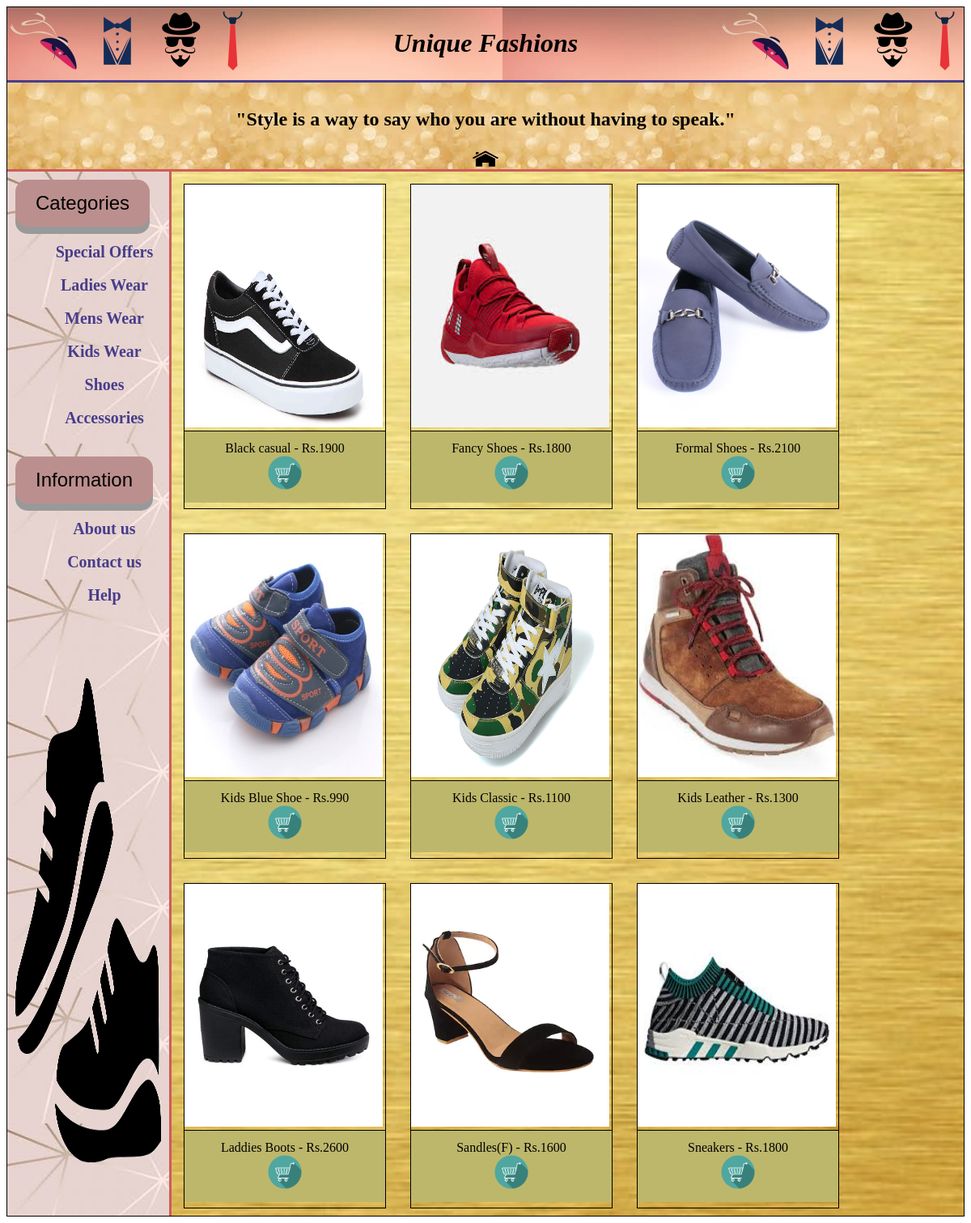
Page /Shoes.php on the committed database.
### tables this page shows
CREATE TABLE `products` (
  `Product_name` varchar(225) NOT NULL,
  `Product_price` int(100) NOT NULL,
  `Product_type` varchar(100) NOT NULL
);

### Shoes.php (the view, shortened to what this page needs)
<!DOCTYPE HTML>
<html>
	<head>
		<link href="./styles/mainstyle.css" rel="stylesheet" type="text/css" >
		<link href="./styles/style.css" rel="stylesheet" type="text/css" >
	</head>
	<body>
<div class="container">
 	    <div class="header" style="background-image:url(Images/f2.jpg)";>
    	  <h1>Unique Fashions</h1>
		  <img class="img" src="Images/fashion.png">
		  <img class="img1" src="Images/fashion.png">
        </div>
  	    <div class="nav" style="background-image:url(Images/f1.jpg)";>
            <h2>"Style is a way to say who you are without having to speak."</h2>
			<?php
                if (isset($_SESSION['user'])) {
                    echo "<h3>Welcome to the Unique Fashions!!!<a href='Logout.php' style='text-decoration: none';>(Sign out)</h3>";
                } else {
	                echo "<a href='Index.php'><img src='Images/Home.png' style='width:50px;height:30px;align:right;'>"	;
		        }
                ?>
		</div>
		<div class="lnav" style="background-image:url(Images/f4.jpg)";>
		<button class="button">Categories</button>
			<ul>
				<li>
					<a href="Special offers.php">Special Offers</a>
				</li><br><br>
				<li>
					<a href="Ladies Wears.php">Ladies Wear</a>
				</li><br><br>
				<li>
					<a href="Mens Wear.php">Mens Wear</a>
				</li><br><br>
				<li>
					<a href="Kids Wear.php">Kids Wear</a>
				</li><br><br>
				<li>
					<a href="Shoes.php">Shoes</a>
				</li><br><br>
				<li>
					<a href="Accessories.php">Accessories</a>
				</li><br><br>
			</ul>
			<button class="button">Information</button>
			<ul>
				<li>
					<a href="About us.php">About us</a>
				</li><br><br>
				<li>
					<a href="Contact Us.php">Contact us</a>
				</li><br><br>
				<li>
					<a href="Help.php">Help</a>
				</li><br><br>
			</ul>
        <br><br><br>
		<img class="img2" src="Images/sh.png">
		</div>
		<div class="cont" style="background-image:url(Images/f5.jpg);background-size:cover";>
    <?php
        require "connect.php";
            $query = "select * from products where Product_type = 'Shoes'";
            $result = mysqli_query($conn,$query);
            while ($row = mysqli_fetch_array($result)) {
            $filename = $row['Product_name'];
            $itemprice = $row['Product_price'];
            $itemname = substr($filename,0,-4);
            echo "<div class='gallery'>";
            echo "<img src='Product Images/$filename' alt='$filename'>";
			echo "<div class='desc'>$itemname - Rs.$itemprice<br> <a href='Log.php'>
			<img src='Images/icon.png' style='width:42px;height:42px;border-radius:4px;algin:left;'></a> </div>
			</div>";
            }
        ?>
</div>
    </div>
    </body>
</html>

### styles/mainstyle.css (style rules this page uses)
.container { margin-left: auto; margin-right: auto; border-style: solid; border-width: 1px; border-color: black; }
.header { font-family: Georgia; font-style: italic; padding: 5px; color: black; background-color: #D2691E; clear: left; text-align: center; border-bottom: 3px solid #483D8B; }
.button { display: inline-block; padding: 15px 25px; font-size: 24px; cursor: pointer; text-align: center; text-decoration: none; outline: none; color: black; background-color: #BC8F8F; border: none; border-radius: 15px; box-shadow: 0 9px #999; }
.img { position: absolute; left: 10px; top: 0px; height: 100px; }
.img1 { position: absolute; right: 10px; top: 0px; height: 100px; }
.img2 { left: 5px; top: 0px; width:180px; height: 600px; z-index = 4; }
.nav { font-family:arial; width: 100%; height:110px; padding-top: 12px; text-align: center; background-color:#D2B48C; border-bottom: 3px solid #CD5C5C; background-image:url('Images/f1.jpg'); }
.lnav { float:left; margin:0; padding:10px; text-decoration:underline; background-color: #F5DEB3; min-width:15%; height:1290px; font-weight:bold; border-right: 3px solid #CD5C5C; }
.lnav ul { max-width: 800px; margin: 0em auto; text-align:center; padding-top: 20px; }
.lnav ul li { display: inline-block; width: auto; }
.lnav ul:after { content: ''; width: 100%; display: inline-block; }
.lnav ul li a { text-decoration: none; color: #483D8B; font-size: 20px; }
* { -webkit-box-sizing: border-box; -moz-box-sizing:border-box; box-sizing: border-box; }
.cont { margin-left: auto; margin-right: auto; min-width:100%; height :1290px; background-color:#F5F5DC; }
h2 { font-family:Agency FB; }

### styles/style.css (style rules this page uses)
.gallery { margin: 15px; border: 1px solid #ccc; float: left; width:250px; height:402px; border-style: solid; border-width: 1px; border-color: black; }
.gallery img { width: 245px; height: 300px; }
.desc { background-color: #BDB76B; padding: 12px; text-align: center; font-family: Arial Black; border-top: 1px solid black; }

### rows in the picture
products: Product_name (picture), Product_name "Black casual", Product_price "1900"
products: Product_name (picture), Product_name "Fancy Shoes", Product_price "1800"
products: Product_name (picture), Product_name "Formal Shoes", Product_price "2100"
products: Product_name (picture), Product_name "Kids Blue Shoe", Product_price "990"
products: Product_name (picture), Product_name "Kids Classic", Product_price "1100"
products: Product_name (picture), Product_name "Kids Leather", Product_price "1300"
products: Product_name (picture), Product_name "Laddies Boots", Product_price "2600"
products: Product_name (picture), Product_name "Sandles(F)", Product_price "1600"
products: Product_name (picture), Product_name "Sneakers", Product_price "1800"
